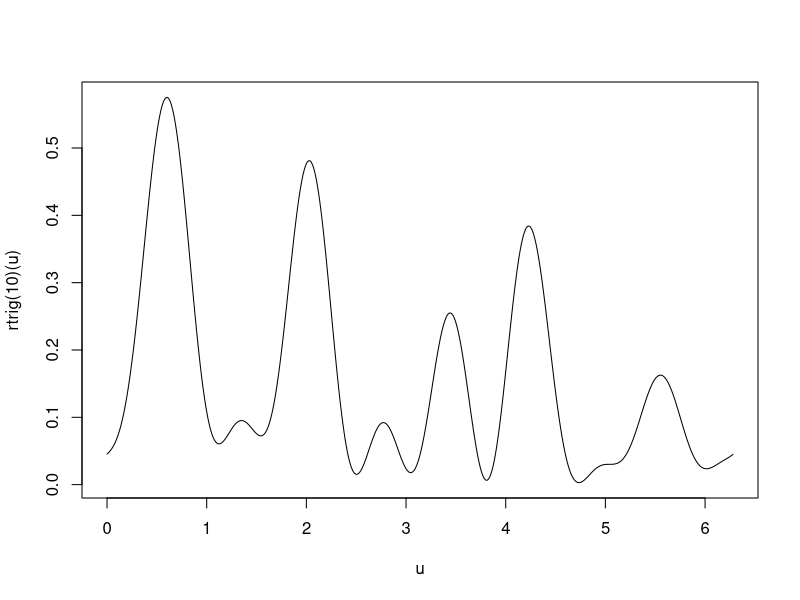
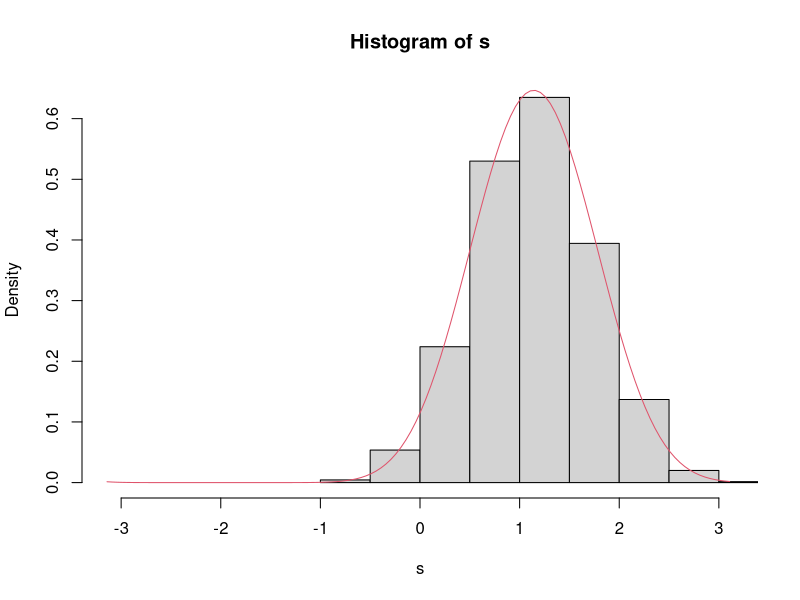
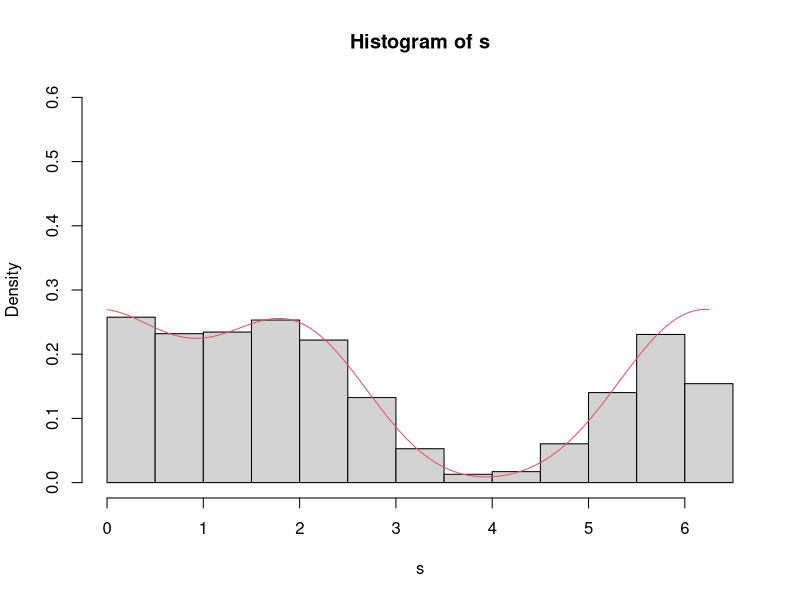

These figures' R source, in order:
## ---- chunk 1
trig_function <- function(c_real, complex=NULL) {
  # Returns the trigonometric function defined as either:
  # 	f(u) = 1/(2\pi) + \sum_{k=1}^{n} c_real[2*k-1] \sin(k u) + c_real[2*k] \cos(ku),
  # or
  #   f(u) = \| \sum_{k=0}^n complex e^{i k u} \|^2,
  # where n is the degree of the polynomial.
  #
  # Args
  #   c_real: Vector of 2*n real numbers, where n is the degree of 
  #           the trigonometric polynomial.
  #   complex: Vector of (n+1) complex numbers.
  
  if (!is.null(complex)) {
    lambd <- function(u) {
      n = length(complex) - 1
      k = 0:n
      return(abs(sum(complex * exp(u * k * 1i)))**2)
    }
  }
  else {
    lambd <- function(u) {
      n = length(c_real)/2
      k = 1:n
      return(1/(2*pi) + sum(c_real[2*k - 1] * cos(k*u)) + sum(c_real[2*k] * cos(k*u)))
    }
  }
  return(Vectorize(lambd));
}
## ---- chunk 2
rtrig <- function(n) {
  u = rnorm(n);
  v = rnorm(n);
  c_comp = u + v*1i;
  c_comp = c_comp / (sqrt(2*pi*sum(abs(c_comp)**2)));
  return(trig_function(complex=c_comp))
}
## ---- chunk 3
u = seq(0, 2*pi, 0.005)
plot(u, rtrig(10)(u), type="l")
## ---- chunk 4
naive_rejection_sampling <- function(f, n) {
  # Returns a random variate following the trigonometric density f of degree n.
  drawn = FALSE
  while(!drawn) {
    x = runif(1)*2*pi
    y = runif(1)*(n+1) / (2*pi)
    if (y < f(x)) {
      drawn = TRUE
    }
  }
  return(x);
}
## ---- chunk 5
dvallee <- function(u, j, n) {
  # De la Vallée Poussin density $C_{j,n}(u)$
  
  return(2^n * (1+cos(u - (2*pi*j)/(2*n+1)))^n / (2*pi*choose(2*n, n)))
}
## ---- chunk 6
rvallee <- function(j, n, m) {
  # Returns m random variates following the De la Vallée Poussin density $C_{j,n}$.
  
  V = runif(m) > 0.5
  W = rbeta(m, 1/2, 1/2 + n)
  return((1-2*V)*acos(1-2*W) + (2*pi*j)/(2*n + 1))
}
## ---- chunk 7
s = rvallee(2, 5, 10000)
u = seq(-pi, pi, 0.05)
hist(s, prob=TRUE, xlim=c(-pi,pi))
lines(u, dvallee(u, 2, 5), col=2)
## ---- chunk 8
dValleeMixture <- function(coeffs) {
  # De la Vallée Poussin mixture densities
  
  n = (length(coeffs) - 1)/2;
  
  lambd <- function(u) {
    j = 0:(2*n)
    return(sum(dvallee(u, j, n) * coeffs))
  }
  
  return(Vectorize(lambd))
}
## ---- chunk 9
rValleeMixture <- function(coeffs) {
  # Random sample from a De la Vallée Poussin mixture density. The mixture weights are allowed to take negative values.
  
  f = dValleeMixture(coeffs)
  n = (length(coeffs) - 1)/2

  a = coeffs * (coeffs > 0)
  b = coeffs * (coeffs < 0)
  
  alpha = sum(a)
  a = a / alpha
  b = b / (1-alpha)
  fa = dValleeMixture(a)
  
  drawn = FALSE
  while(!drawn) {
    # Sample from f_a
    i = sample(0:(2*n), 1, prob = a)
    x = rvallee(i, n, 1)
    if ( runif(1) <  f(x)/(alpha*fa(x))) {
      drawn = TRUE
    }
  }
  
  return(x %% (2*pi))
}
## ---- chunk 10
coeffs = c(0.55, -0.15, 0.55, 0, 0, 0,0.05)
f = dValleeMixture(coeffs)
u = seq(0, 2*pi, 0.05)
s = replicate(50000, rValleeMixture(coeffs))
hist(s, prob=T, ylim=c(0, 0.6))
lines(u, f(u), col=2)
